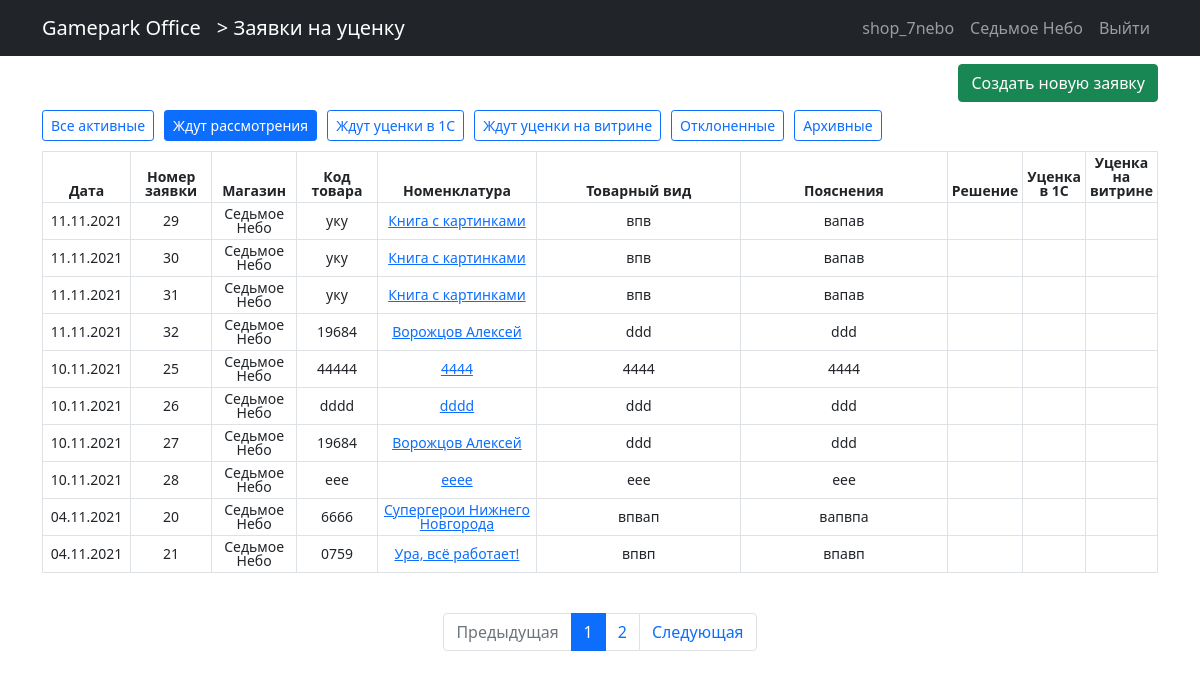
Before: /zayavki/?page=1&filter=resh (signed in) with the older database file.
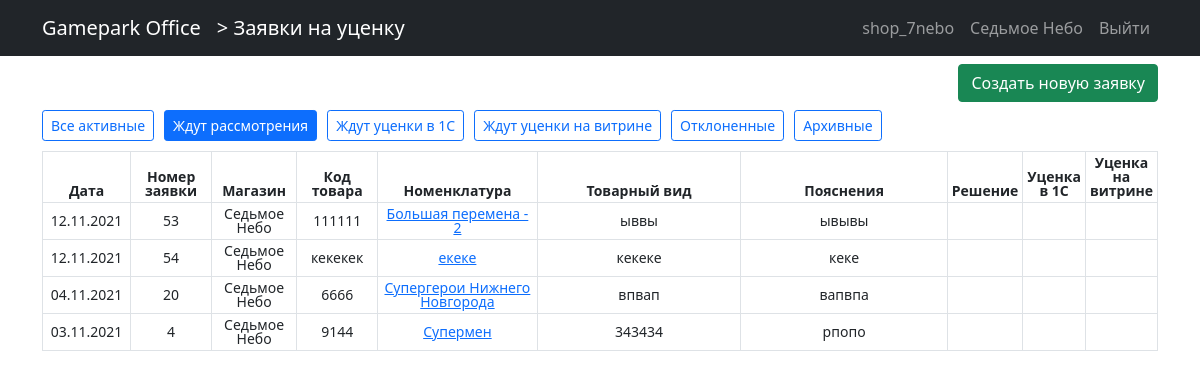
After: the same page with the newer database file.
### users/models.py (models this page shows)
class User(AbstractUser):
    email = models.EmailField(blank=True)
    role = models.ForeignKey(Roles, on_delete=models.PROTECT, null=True, default=None)
    shop = models.ForeignKey(Shops, on_delete=models.PROTECT, null=True, default=None, blank=True)

class Shops(models.Model):
    nameshop = models.CharField(max_length=30)
    class Meta:
        verbose_name_plural = "Магазины"
        verbose_name = "Магазин"
    def __str__(self):
        return self.nameshop

### zayavki/models.py (models this page shows, shortened)
class Zayavka(models.Model):
    user = models.ForeignKey(User, default=None, null=True, on_delete=models.PROTECT)
    data = models.DateField(auto_now_add=True)
    category = models.ForeignKey(Category, on_delete=models.PROTECT)
    code = models.CharField(max_length=10)
    name = models.CharField(max_length=100)
    description = models.TextField()
    clarification = models.TextField()
    foto1 = models.ImageField(upload_to="zayavki/foto", blank=True)
    foto2 = models.ImageField(upload_to="zayavki/foto", blank=True)
    status1 = models.BooleanField(default=False)  # одобрено
    status2 = models.BooleanField(default=False)  # отклонено
    status3 = models.BooleanField(default=False)  # уценено
    status4 = models.BooleanField(default=False)  # ценник сменен
    status5 = models.BooleanField(default=False)  # остальные поля - резервные
    status6 = models.BooleanField(default=False)
    clarification_of_manager = models.CharField(max_length=150, blank=True)
    class Meta:
        verbose_name_plural = "Заявки"
        verbose_name = "Заявка"
    def __str__(self) -> str:
        return self.name

### zayavki/views.py (the view)
# urls.py: path("", page_view, name="page_view"),
@login_required()
def page_view(request):
    template = "zayavki/page_view.html"  # шаблон страницы
    page = request.GET.get('page', None) # выдергиваем из запроса page; если его нет - None
    cur_filter = request.GET.get('filter', None) # выдергиваем из запроса filter; если его нет - None
    if not cur_filter:
        cur_filter = get_default_filter(user=request.user)
    if not page:
        page = 1
    context = {
        "filters": DICT_OF_FILTERS,
        "cur_filter": cur_filter,
        "title": "Заявки на уценку",
        "data_from_model_Zayavka": get_data_from_model_Zayavka(filter=cur_filter, user=request.user, page=page)
    }
    return render(request, template, context)

### zayavki/templates/zayavki/page_view.html (shortened to what this page needs)
{% extends 'main_page/base.html' %}
{% load  static %}
{% block css %}
    <link href= {% static 'styles.css' %} rel="stylesheet">
{% endblock css %}
{% block name_app %}
    <a class="navbar-brand flex-grow-1" href="{% url 'zayavki:page_view' %}"> > Заявки на уценку</a>
{% endblock name_app %}
{% block content %}
    <div >
        <div class="row justify-content-end">
            <div class="col my-2 text-end">
                <a class="btn btn-success text-nowrap" href="{% url 'zayavki:add_zayavka' %}">Создать новую заявку</a>
            </div>
        </div>
        <div class="select_filter">
            {% for name_filter, param_filter in filters.items %}
                <div>
                    {% if cur_filter != param_filter  %}
                        <a class="btn btn-outline-primary btn-sm text-nowrap" href="{% url 'zayavki:page_view'%}?filter={{param_filter}} " role="button">{{ name_filter }}</a>
                    {% else %}
                        <a class="btn btn-primary btn-sm text-nowrap" href="{% url 'zayavki:page_view'%}?filter={{param_filter}} " role="button">{{ name_filter }}</a>
                    {% endif %}
                </div>
            {% endfor %}
        </div>
        <div class="table-responsive">
        <table class="table table-hover table-bordered table-sm my_table  ">
            <thead>
                <tr class="">
                    <th class="col-1">Дата</th>
                    <th class="col-1">Номер заявки</th>
                    <th class="col-1">Магазин</th>
                    <th class="col-1">Код товара</th>
                    <th class="col-2" >Номенклатура</th>
                    <th class="col-3">Товарный вид</th>
                    <th class="col-3">Пояснения</th>
                    <th class="col">Решение</th>
                    <th class="col">Уценка в 1С</th>
                    <th class="col">Уценка на витрине</th>
                </tr>
            </thead>
            <tbody>
            {%for zayavka in data_from_model_Zayavka%}
                <tr>
                    <td>{{zayavka.data|date:"d.m.Y"}}</td>
                    <td>{{zayavka.id}}</td>
                    <td>{{zayavka.user.shop}}</td>
                    <td>{{zayavka.code}}</td>
                    <td>
                        <a href="{% url 'zayavki:zayavka-detail' zayavka.id%}"> {{zayavka}} </a>
                    </td>
                    <td>{{zayavka.description}}
                    </td>
                    <td>{{zayavka.clarification}}</td>
                    <td>
                    </td>
                    <td>
                    </td>
                    <td>
                    </td>
                </tr>
            {%endfor%}
        </tbody>
        </table>
        </div>
        <br>
        {% if data_from_model_Zayavka.paginator.num_pages > 1 %}
            <nav aria-label="Page navigation">
                <ul class="pagination justify-content-center">
                    <li class="page-item {% if not data_from_model_Zayavka.has_previous %} disabled {% endif %}">
                    <a class="page-link"
                        href="{% if data_from_model_Zayavka.has_previous %} {% url 'zayavki:page_view' %}?page={{data_from_model_Zayavka.previous_page_number}}&filter={{cur_filter}} {% else %}#{% endif %}"
                        tabindex="-1">Предыдущая</a>
                    </li>
                    {% for page_ in data_from_model_Zayavka.paginator.page_range %}
                        <li class="page-item {% if data_from_model_Zayavka.number == page_ %}active{% endif %}">
                            <a class="page-link "
                                href="{% url 'zayavki:page_view' %}?page={{page_}}&filter={{cur_filter}}">
                                {{page_}}
                            </a>
                        </li>
                    {% endfor %}
                    <li class="page-item {% if not data_from_model_Zayavka.has_next %} disabled {% endif %}">
                    <a class="page-link"
                        href="{% if data_from_model_Zayavka.has_next %} {% url 'zayavki:page_view' %}?page={{data_from_model_Zayavka.next_page_number}}&filter={{cur_filter}} {% else %}#{% endif %}">
                        Следующая
                    </a>
                    </li>
                </ul>
            </nav>
        {% endif %}
    </div>
{% endblock content %}

### main_page/templates/main_page/base.html (shortened to what this page needs)
{% load static %}
<!DOCTYPE html>
<html lang="en">
<head>
    <link href= {% static 'bootstrap-5/css/bootstrap.min.css' %}  rel="stylesheet">
    {% block css %}{% endblock css %}
</head>
<body>
<nav class="navbar navbar-expand-lg navbar-dark bg-dark">
    <div class="container">
        <a class="navbar-brand "
           href="{% url 'main_page:index' %}">
           Gamepark Office
        </a>
        {% block name_app %}{% endblock name_app %}
        <div class="collapse navbar-collapse flex-grow-0" id="navbarContent">
            <ul class="navbar-nav">
                {% if user.is_authenticated %}
                <li class="nav-item">
                    <a class="nav-link" href="{% url 'users:profile' %}">{{user.username }} </a>
                </li>
                    {% if user.shop %}
                        <li class="nav-item">
                            <a class="nav-link" href="{% url 'users:profile' %}">{{user.shop }} </a>
                        </li>
                    {% endif %}
                    <li class="nav-item">
                        <a class="nav-link" href="{% url 'users:logout' %}">Выйти </a>
                    </li>
                {% else %}
                    <li class="nav-item">
                        <a class="nav-link" href="{% url 'users:login' %}">Войти <i class="fas fa-sign-in-alt"></i></a>
                    </li>
                {% endif %}
            </ul>
        </div>
    </div>
</nav>
<div class="container">
    {% block content %} {% endblock content %}
</div>
</body>
</html>

### static/styles.css (style rules this page uses)
.select_filter { display:flex; flex-wrap: wrap; text-decoration: none; gap:10px; margin-bottom: 10px; }
.my_table { padding-left: 3px; padding-right: 3px; font-size: 14px; line-height: 1; vertical-align: middle; text-align: center; }

Changed rows visible on the page:
removed Zayavka: data "11.11.2021", id "29", user.shop "Седьмое Небо", code "уку", name "Книга с картинками", description "впв", clarification "вапав"
removed Zayavka: data "11.11.2021", id "30", user.shop "Седьмое Небо", code "уку", name "Книга с картинками", description "впв", clarification "вапав"
removed Zayavka: data "11.11.2021", id "31", user.shop "Седьмое Небо", code "уку", name "Книга с картинками", description "впв", clarification "вапав"
removed Zayavka: data "11.11.2021", id "32", user.shop "Седьмое Небо", code "19684", name "Ворожцов Алексей", description "ddd", clarification "ddd"
removed Zayavka: data "10.11.2021", id "25", user.shop "Седьмое Небо", code "44444", name "4444", description "4444", clarification "4444"
removed Zayavka: data "10.11.2021", id "26", user.shop "Седьмое Небо", code "dddd", name "dddd", description "ddd", clarification "ddd"
removed Zayavka: data "10.11.2021", id "27", user.shop "Седьмое Небо", code "19684", name "Ворожцов Алексей", description "ddd", clarification "ddd"
removed Zayavka: data "10.11.2021", id "28", user.shop "Седьмое Небо", code "eee", name "eeee", description "eee", clarification "eee"
removed Zayavka: data "04.11.2021", id "21", user.shop "Седьмое Небо", code "0759", name "Ура, всё работает!", description "впвп", clarification "впавп"
added Zayavka: data "12.11.2021", id "53", user.shop "Седьмое Небо", code "111111", name "Большая перемена - 2", description "ыввы", clarification "ывывы"
added Zayavka: data "12.11.2021", id "54", user.shop "Седьмое Небо", code "кекекек", name "екеке", description "кекеке", clarification "кеке"
now on this page (row unchanged): Zayavka: data "03.11.2021", id "4", user.shop "Седьмое Небо", code "9144", name "Супермен", description "343434", clarification "рпопо"
Other visible differences:
text no longer shown: "Предыдущая Следующая"
list line gone: "1"
list line gone: "2"
